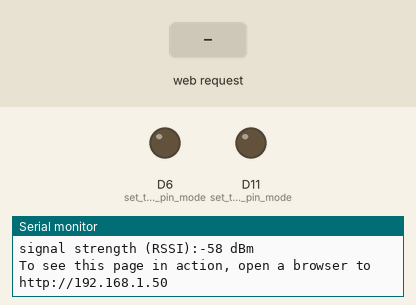
Bench run of a sketch on a simulated Arduino MKR. Parts: output pins drawn as LEDs (lit = HIGH), the last lines printed to the serial monitor. The inputs (shaded band) are chosen by the test bench. WiFi joins after 1.5 s; servers stay silent unless stated.

Above: at 12.7 s.
12.8 s: HTTP request GET /1H received
At 14.0 s:
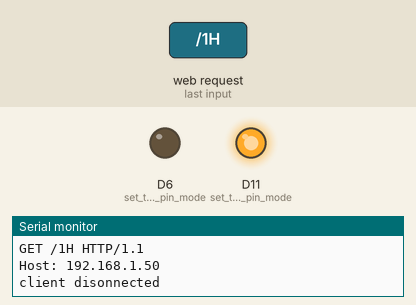
14.3 s: HTTP request GET /2H received
At 15.3 s:
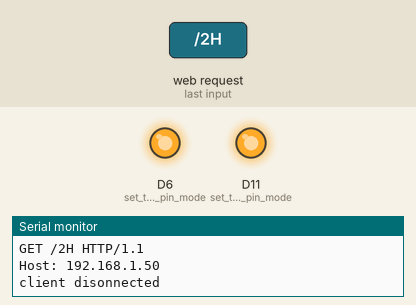
15.8 s: HTTP request GET /1L received
At 16.5 s:
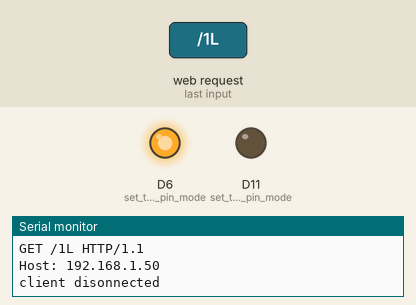
17.3 s: HTTP request GET /2L received
At 17.6 s:
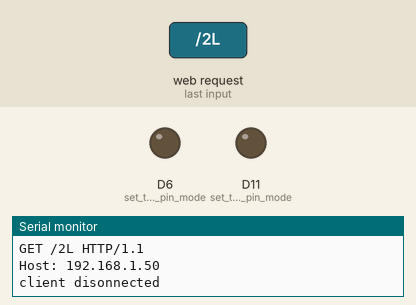
Timing chart, 0 to 19.8 s (numbered marks = the images above; inputs shaded):
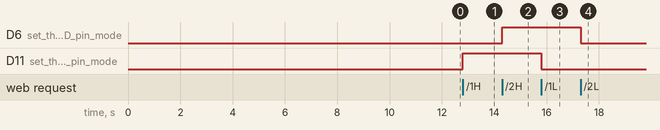

The sketch:

Remote_Control_Doorphone.ino
```cpp
/*
  WiFi Web Server LED Blink

 A simple web server that lets you blink an LED via the web.
 This sketch will print the IP address of your WiFi Shield (once connected)
 to the Serial monitor. From there, you can open that address in a web browser
 to turn on and off the LED on pin 9.

 If the IP address of your shield is yourAddress:
 http://yourAddress/H turns the LED on
 http://yourAddress/L turns it off

 This example is written for a network using WPA encryption. For
 WEP or WPA, change the Wifi.begin() call accordingly.

 Circuit:
 * WiFi shield attached
 * LED attached to pin 9

 created 25 Nov 2012
 by Tom Igoe
 */
#include <SPI.h>
#include <WiFi101.h>

char ssid[] = "Speedport xyz";      //  your network SSID (name) -- to be changed by you --
char pass[] = "password";        // your network password        -- to be changed by you --
int keyIndex = 0;                 // your network key Index number (needed only for WEP)

int status = WL_IDLE_STATUS;
WiFiServer server(80);

void setup() {
  Serial.begin(9600);      // initialize serial communication
  pinMode(11, OUTPUT);      // set the LED pin mode
  pinMode(6, OUTPUT);      // set the LED pin mode                -- added line --

  // check for the presence of the shield:
  if (WiFi.status() == WL_NO_SHIELD) {
    Serial.println("WiFi shield not present");
    while (true);       // don't continue
  }

  // attempt to connect to Wifi network:
  while ( status != WL_CONNECTED) {
    Serial.print("Attempting to connect to Network named: ");
    Serial.println(ssid);                   // print the network name (SSID);

    // Connect to WPA/WPA2 network. Change this line if using open or WEP network:
    status = WiFi.begin(ssid, pass);
    // wait 10 seconds for connection:
    delay(10000);
  }
  server.begin();                           // start the web server on port 80
  printWifiStatus();                        // you're connected now, so print out the status
}


void loop() {
  WiFiClient client = server.available();   // listen for incoming clients

  if (client) {                             // if you get a client,
    Serial.println("new client");           // print a message out the serial port
    String currentLine = "";                // make a String to hold incoming data from the client
    while (client.connected()) {            // loop while the client's connected
      if (client.available()) {             // if there's bytes to read from the client,
        char c = client.read();             // read a byte, then
        Serial.write(c);                    // print it out the serial monitor
        if (c == '\n') {                    // if the byte is a newline character

          // if the current line is blank, you got two newline characters in a row.
          // that's the end of the client HTTP request, so send a response:
          if (currentLine.length() == 0) {
            // HTTP headers always start with a response code (e.g. HTTP/1.1 200 OK)
            // and a content-type so the client knows what's coming, then a blank line:
            client.println("HTTP/1.1 200 OK");
            client.println("Content-type:text/html");
            client.println();

            // the content of the HTTP response follows the header:             -- changed code from here... --
            client.print("<h2>Remote Control</h2>");
            client.print("Click <a href=\"/2L\">here</a> to display your image at the door<br>");
            client.print("<br><br>");
            client.print("Click <a href=\"/2H\">here</a> to turn display off<br>");
            client.print("<br><br>");
            client.print("Click <a href=\"/1L\">here</a> to charge cell phone<br>");
            client.print("<br><br>");
            client.print("Click <a href=\"/1H\">here</a> to turn charger off<br>"); // -- ...until here --
            // The HTTP response ends with another blank line:
            client.println();
            // break out of the while loop:
            break;
          }
          else {      // if you got a newline, then clear currentLine:
            currentLine = "";
          }
        }
        else if (c != '\r') {    // if you got anything else but a carriage return character,
          currentLine += c;      // add it to the end of the currentLine
        }

        // Check to see if the client request was "GET /H" or "GET /L":
         if (currentLine.endsWith("GET /1H")) { // GET /L turns the LED off  -- changed code from here... --
          digitalWrite(11, HIGH);
        }
        if (currentLine.endsWith("GET /1L")) {
          digitalWrite(11, LOW);
        }
        if (currentLine.endsWith("GET /2H")) {
          digitalWrite(6, HIGH);
        }
        if (currentLine.endsWith("GET /2L")) {
          digitalWrite(6, LOW);                // GET /L turns the LED off        -- ...until here --
        }
      }
    }
    // close the connection:
    client.stop();
    Serial.println("client disonnected");
  }
}

void printWifiStatus() {
  // print the SSID of the network you're attached to:
  Serial.print("SSID: ");
  Serial.println(WiFi.SSID());

  // print your WiFi shield's IP address:
  IPAddress ip = WiFi.localIP();
  Serial.print("IP Address: ");
  Serial.println(ip);

  // print the received signal strength:
  long rssi = WiFi.RSSI();
  Serial.print("signal strength (RSSI):");
  Serial.print(rssi);
  Serial.println(" dBm");
  // print where to go in a browser:
  Serial.print("To see this page in action, open a browser to http://");
  Serial.println(ip);
}
```

Measured:
- after the input at 12.8 s, D11 (set_the_LED_pin_mode): LOW → HIGH at once
- after the input at 14.3 s, D6 (set_the_LED_pin_mode): LOW → HIGH at once
- after the input at 15.8 s, D11 (set_the_LED_pin_mode): HIGH → LOW at once
- after the input at 17.3 s, D6 (set_the_LED_pin_mode): HIGH → LOW at once
